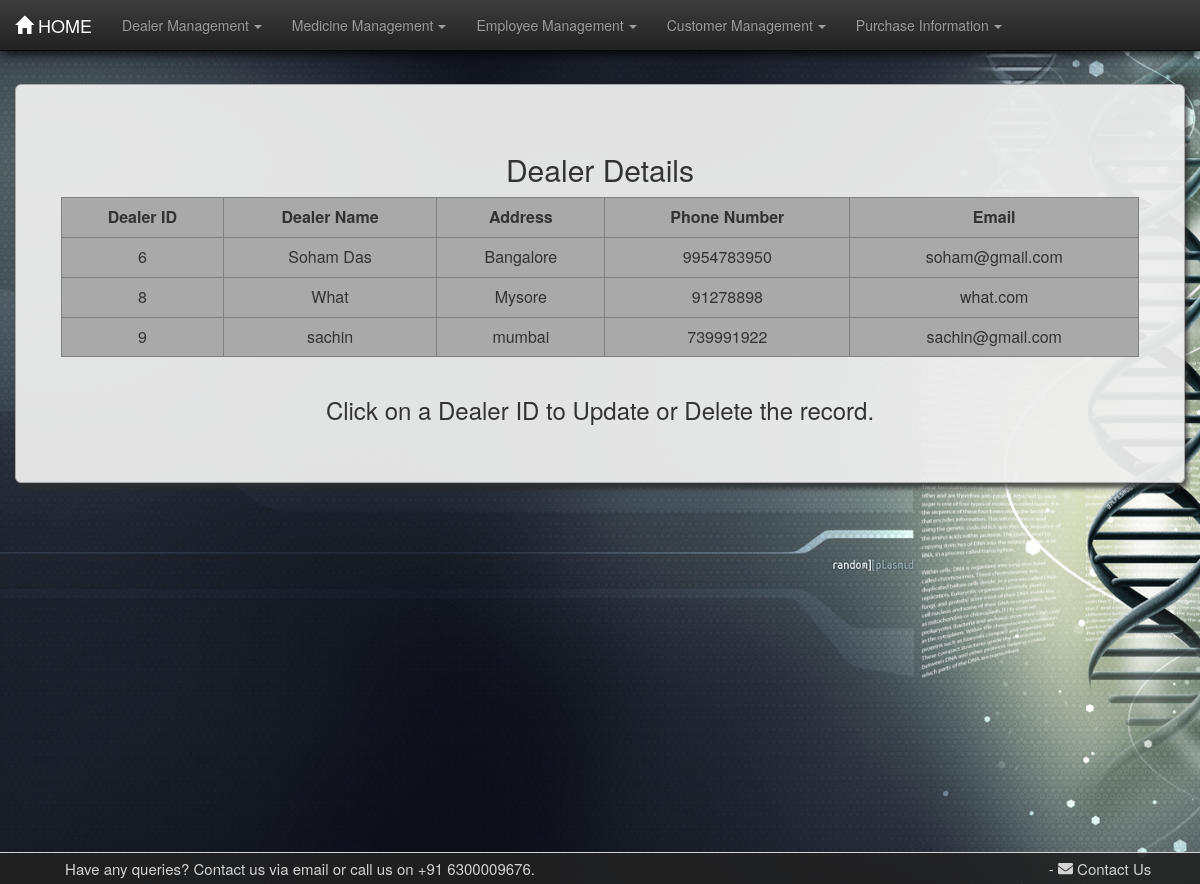
/pharma/dealertable/, run on the app's committed database.
### pharma/models.py (models this page shows, shortened)
class Dealer(models.Model):
    dname = models.CharField(max_length=30)
    address = models.CharField(max_length=100)
    phn_no = models.BigIntegerField(unique=True)
    email = models.CharField(max_length=50)

### pharma/views.py (the view)
def dealertable(request):
    dealer = Dealer.objects.all()
    dict = {"dealer": dealer}
    return render(request, 'pharma/dealertable.html', dict)

### pharma/templates/pharma/dealertable.html (shortened to what this page needs)
{% load static %}
<html lang="en">
<head>
    <link rel="stylesheet" href="{% static 'pharma/css/bootstrap.min.css' %}">
    <link rel="stylesheet" href="{% static 'pharma/css/bootstrap-theme.min.css' %}">
    <link rel="stylesheet" href="{% static 'pharma/css/style.css' %}">
</head>
<body>
<nav class="navbar navbar-inverse navbar-fixed-top">
    <div class="container-fluid">
        <div class="navbar-header">
            <a href="/pharma/" class="navbar-brand"><span
                    class="glyphicon glyphicon glyphicon-home"></span>&nbsp;HOME</a>
        </div>
        <div class="collapse navbar-collapse" id="thisnav">
            <ul class="nav navbar-nav">
                <li class="dropdown"><a href="#" class="dropdown-toggle" data-toggle="dropdown">Dealer Management<b
                        class="caret"></b></a>
                </li>
                <li class="dropdown"><a href="#" class="dropdown-toggle" data-toggle="dropdown">Medicine Management<b
                        class="caret"></b></a>
                </li>
                <li class="dropdown"><a href="#" class="dropdown-toggle" data-toggle="dropdown">Employee Management<b
                        class="caret"></b></a>
                </li>
                <li class="dropdown"><a href="#" class="dropdown-toggle" data-toggle="dropdown">Customer Management<b
                        class="caret"></b></a>
                </li>
                <li class="dropdown"><a href="#" class="dropdown-toggle" data-toggle="dropdown">Purchase Information<b
                        class="caret"></b></a>
                </li>
            </ul>
        </div>
    </div>
</nav>
<div class="container-fluid martop7">
    <div class="jumbotron jumcust">
        <h2>Dealer Details</h2>
        <div class="row">
            <div class="col-md-1">
            </div>
            <table border="1" class="table table-responsive table-hover col-md-10">
                <tr>
                    <th>Dealer ID</th>
                    <th>Dealer Name</th>
                    <th>Address</th>
                    <th>Phone Number</th>
                    <th>Email</th>
                </tr>
                {% for foo in dealer %}
                    <tr>
                        <td class="idlink"><a href="/pharma/dealerformview{{ foo.id }}/">{{ foo.id }}</a></td>
                        <td>{{ foo.dname }}</td>
                        <td>{{ foo.address }}</td>
                        <td>{{ foo.phn_no }}</td>
                        <td>{{ foo.email }}</td>
                    </tr>
                {% endfor %}
            </table>
        </div>
        <footer><h3>Click on a Dealer ID to Update or Delete the record.</h3></footer>
    </div>
</div>
<footer id="contact" class="container-fluid text-center">
    <div class="row">
        <div class="left-footer col-lg-6">
            <span class="footer-text">Have any queries? Contact us via email or call us on +91 6300009676.</span>
        </div>
        <div class="col-lg-4"></div>
        <div class="right-footer col-lg-2">
            <span>-</span>
            <span class="linkto" data-toggle="modal" data-target="#modalContactForm"><i
                    class="fa fa-envelope prefix mr-1"></i> Contact Us</span>
        </div>
    </div>
</footer>
</body>
</html>

### pharma/static/pharma/css/style.css (style rules this page uses)
body { background-image: url("images/bghome.jpg"); background-size: cover; background-attachment: fixed; min-height: 100vh; }
.caret { margin-left: 5px; }
table { text-align: center; border-collapse: collapse; background-color: darkgray; }
th { text-align: center; }
.martop7 { margin-top: 7%; }
.jumcust { box-shadow: 3px 5px 5px rgba(47, 47, 47, 0.8); border: 1px solid darkgrey; border-radius: 0px; text-align: center; background-color: rgba(238, 238, 238, 0.95); }
.table>tbody>tr>td, .table>tbody>tr>th { border-top: none; }
a:link { text-decoration: none; color: #333; }
#contact { padding-top: 0.5rem; padding-bottom: 0.5rem; border-top: 1px solid; background-color: rgba(34, 34, 34, 0.9); color: lightgray; font-size: 1.5rem; position: fixed; left: 0; bottom: 0; width: 100%; }
.linkto { cursor: pointer; }
.navbar { box-shadow: 2px 3px 10px rgba(0, 0, 0, 0.8); }

### data on the page
Dealer: id "6", dname "Soham Das", address "Bangalore", phn_no "9954783950", email "soham@gmail.com"
Dealer: id "8", dname "What", address "Mysore", phn_no "91278898", email "what.com"
Dealer: id "9", dname "sachin", address "mumbai", phn_no "739991922", email "sachin@gmail.com"
